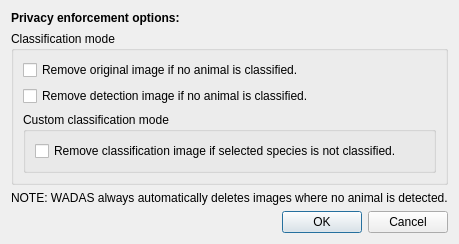
<?xml version="1.0" encoding="UTF-8"?>
<ui version="4.0">
 <class>DialogConfigurePrivacy</class>
 <widget class="QDialog" name="DialogConfigurePrivacy">
  <property name="geometry">
   <rect>
    <x>0</x>
    <y>0</y>
    <width>446</width>
    <height>239</height>
   </rect>
  </property>
  <property name="windowTitle">
   <string>Configure privacy</string>
  </property>
  <layout class="QGridLayout" name="gridLayout">
   <item row="1" column="0">
    <widget class="QGroupBox" name="groupBox">
     <property name="title">
      <string>Classification mode</string>
     </property>
     <layout class="QVBoxLayout" name="verticalLayout">
      <item>
       <widget class="QCheckBox" name="checkBox_remove_original_image">
        <property name="toolTip">
         <string>If classification phase will not identify an animal, the original image received by wadas will be deleted.</string>
        </property>
        <property name="text">
         <string>Remove original image if no animal is classified.</string>
        </property>
       </widget>
      </item>
      <item>
       <widget class="QCheckBox" name="checkBox_remove_detection_image">
        <property name="toolTip">
         <string>If classification phase will not recognize a species (or classification results below treshold, the detection image will be deteded.</string>
        </property>
        <property name="text">
         <string>Remove detection image if no animal is classified.</string>
        </property>
       </widget>
      </item>
      <item>
       <widget class="QGroupBox" name="groupBox_2">
        <property name="title">
         <string>Custom classification mode</string>
        </property>
        <layout class="QVBoxLayout" name="verticalLayout_2">
         <item>
          <widget class="QCheckBox" name="checkBox_remove_classification_image">
           <property name="toolTip">
            <string>When in custom classification mode, the enablement of this option will triggere deletion of original and processed images if selected custom species is not classified.</string>
           </property>
           <property name="text">
            <string>Remove classification image if selected species is not classified.</string>
           </property>
          </widget>
         </item>
        </layout>
       </widget>
      </item>
     </layout>
    </widget>
   </item>
   <item row="0" column="0">
    <widget class="QLabel" name="label">
     <property name="font">
      <font>
       <bold>true</bold>
      </font>
     </property>
     <property name="text">
      <string>Privacy enforcement options:</string>
     </property>
    </widget>
   </item>
   <item row="4" column="0">
    <widget class="QDialogButtonBox" name="buttonBox">
     <property name="orientation">
      <enum>Qt::Orientation::Horizontal</enum>
     </property>
     <property name="standardButtons">
      <set>QDialogButtonBox::StandardButton::Cancel|QDialogButtonBox::StandardButton::Ok</set>
     </property>
    </widget>
   </item>
   <item row="3" column="0">
    <widget class="QLabel" name="label_2">
     <property name="text">
      <string>NOTE: WADAS always automatically deletes images where no animal is detected.</string>
     </property>
    </widget>
   </item>
  </layout>
 </widget>
 <resources/>
 <connections>
  <connection>
   <sender>buttonBox</sender>
   <signal>accepted()</signal>
   <receiver>DialogConfigurePrivacy</receiver>
   <slot>accept()</slot>
   <hints>
    <hint type="sourcelabel">
     <x>248</x>
     <y>254</y>
    </hint>
    <hint type="destinationlabel">
     <x>157</x>
     <y>274</y>
    </hint>
   </hints>
  </connection>
  <connection>
   <sender>buttonBox</sender>
   <signal>rejected()</signal>
   <receiver>DialogConfigurePrivacy</receiver>
   <slot>reject()</slot>
   <hints>
    <hint type="sourcelabel">
     <x>316</x>
     <y>260</y>
    </hint>
    <hint type="destinationlabel">
     <x>286</x>
     <y>274</y>
    </hint>
   </hints>
  </connection>
 </connections>
</ui>
